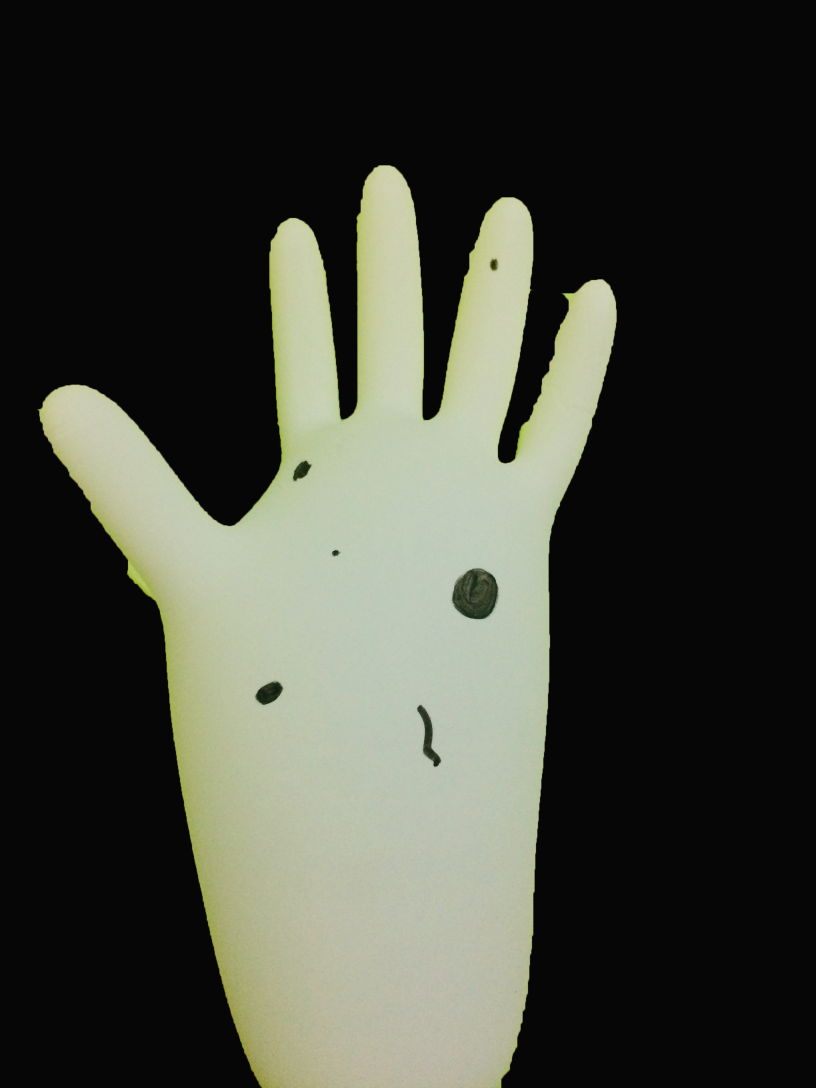
#> input picture images/s1.jpg, 2448 x 3264 px (shown at 1/3 size); its folder holds only this picture in this run
$ python OMR_Main.py
#> lines starting #> are read from the running program, lines starting #| are printed output that depends on the picture; after the words box and inside, x2 and y2 are one past the last pixel; in counts of white or black regions, pixels touching at a corner belong together
import os
import cv2
import numpy as np


class DefectDetection:
    def __init__(self, image_size=(500, 500), threshold_value=130, max_value=255, inv_threshold_value=50,
                 inv_max_value=255,
                 canny_threshold1=100, canny_threshold2=70, con_color=(0, 0, 255), con_thickness=1,
                 font=cv2.FONT_HERSHEY_SIMPLEX, output_folder='Output Images',white=(255, 255, 255),black = (0, 0, 0),green= (0, 255, 0),red= (0, 0, 255),stack_img_size= (200, 200),min_area=100
                 ):
        # Initialize parameters
        self.WHITE=white
        self.BLACK=black
        self.GREEN=green
        self.RED=red
        self.STACK_IMG_SIZE=stack_img_size
        self.IMAGE_SIZE = image_size
        self.THRESHOLD = threshold_value
        self.THRESHOLD_VALUE = threshold_value
        self.MAX_VALUE = max_value
        self.INV_THRESHOLD_VALUE = inv_threshold_value
        self.INV_MAX_VALUE = inv_max_value
        self.THRESHOLD1 = canny_threshold1
        self.THRESHOLD2 = canny_threshold2
        self.CON_COLOR = con_color
        self.CON_THICKNESS = con_thickness
        self.font = font
        self.output_folder = output_folder
        self.MIN_AREA = min_area
    #处理图片并存储
    def process_image(self, file_path):
        # 1:读数据
#> called with file_path = 'images/s1.jpg'
        imageOri = cv2.imread(path)
#> imageOri is the input picture: shape (3264, 2448, 3); mean B, G, R 57.7, 67.3, 65.1
        # 2：灰度图
        image = cv2.cvtColor(imageOri, cv2.COLOR_BGR2GRAY)
        # 3:resize
        imageOri = cv2.resize(imageOri, self.IMAGE_SIZE)
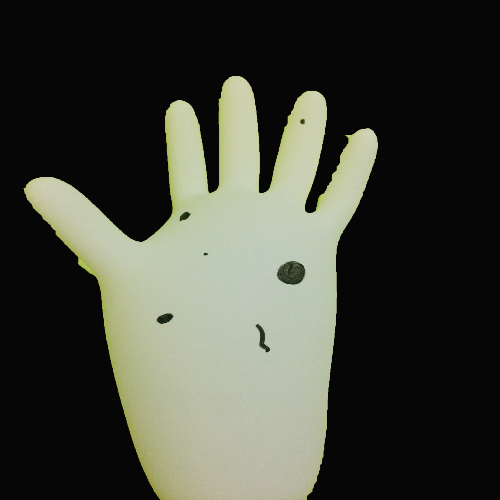
#> imageOri: shape (500, 500, 3); mean B, G, R 57.6, 67.3, 65.1
        image = cv2.resize(image, self.IMAGE_SIZE)
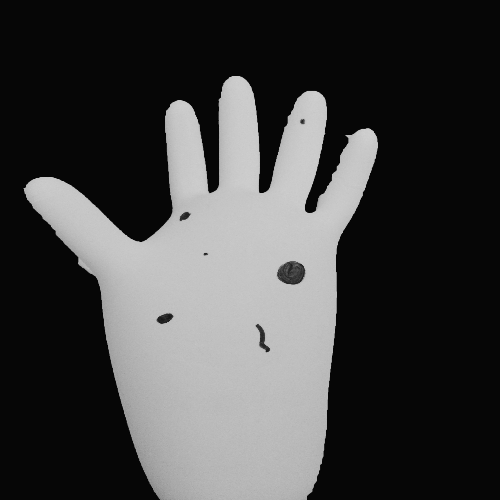
#> image: shape (500, 500); min 5, max 208, mean 65.5
        # 4:THRESHOLD操作
        ret, thresh_basic = cv2.threshold(image, self.THRESHOLD_VALUE, self.MAX_VALUE, cv2.THRESH_BINARY)
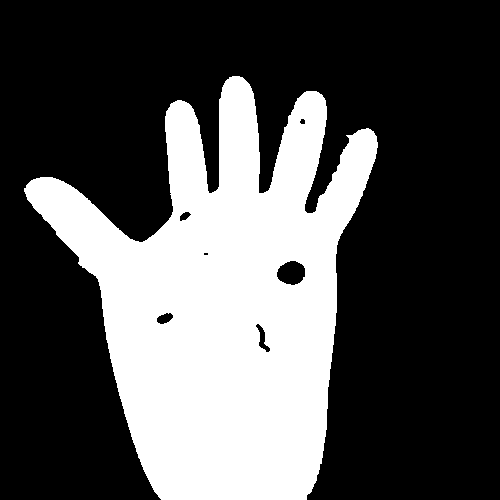
#> thresh_basic: shape (500, 500); 32.2% white; 1 white region, box (x1, y1, x2, y2) and area: (24, 76, 378, 500) 80592
#> ret = 130
        # 5:形态学操作
        kernel = np.ones((3, 3), np.uint8)
        img_erosion = cv2.erode(thresh_basic, kernel, iterations=1)
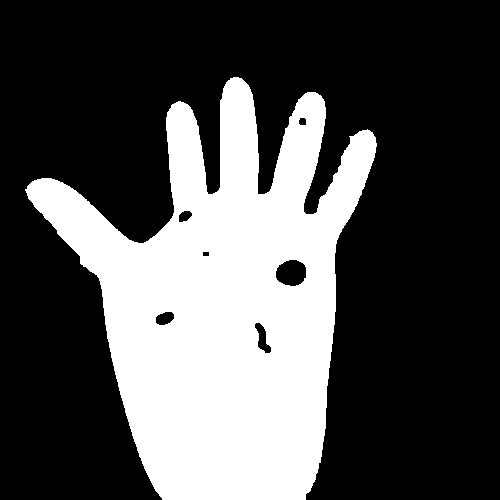
#> img_erosion: shape (500, 500); 31.2% white; 1 white region, box (x1, y1, x2, y2) and area: (25, 77, 377, 500) 78079
        ret, thresh_inv = cv2.threshold(img_erosion, self.INV_THRESHOLD_VALUE, self.INV_MAX_VALUE, cv2.THRESH_BINARY_INV)
#> ret = 50
        # 6:Canny边缘检测
        edged = cv2.Canny(img_erosion, self.THRESHOLD1, self.THRESHOLD2)
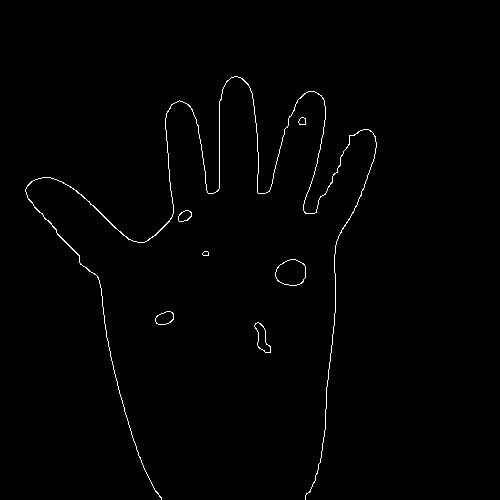
#> edged: shape (500, 500); 0.85% white in thin lines or dots, all inside (x1, y1, x2, y2) = (25, 76, 377, 500)
        # 7:轮廓
        contours, h = cv2.findContours(thresh_inv, cv2.RETR_EXTERNAL, cv2.CHAIN_APPROX_NONE)
#> contours = 7 contours, 1 with area under 20; largest, box (x1, y1, x2, y2) and area: (0, 0, 500, 500) 168950, (276, 260, 306, 286) 580, (255, 323, 271, 353) 201, (156, 312, 174, 325) 156, (179, 211, 192, 222) 88, (299, 118, 306, 125) 34; h = [[1, -1, -1, -1], [2, 0, -1, -1], [3, 1, -1, -1], [4, 2, -1, -1], [5, 3, -1, -1], [6, 4, -1, -1], [-1, 5, -1, -1]]
        # 8: 创建修复掩膜
        mask = np.zeros_like(imageOri)  # 创建一个与原图同样大小的黑色掩膜

        for contour in contours:
            # 计算轮廓的面积
            area = cv2.contourArea(contour)
            if area < self.MIN_AREA:
                # 如果面积小于 MIN_AREA（100像素），则将该区域标记为掩膜
                cv2.drawContours(mask, [contour], -1, self.WHITE, thickness=cv2.FILLED)
            else :
                print(area)
#> this loop made 7 passes
#> area on passes 1, 2, 3, 5, 6, 7: 201, 156.5, 579.5, 88, 33.5, 168950
#| 201.0
#| 156.5
#| 579.5
#| 168950.0
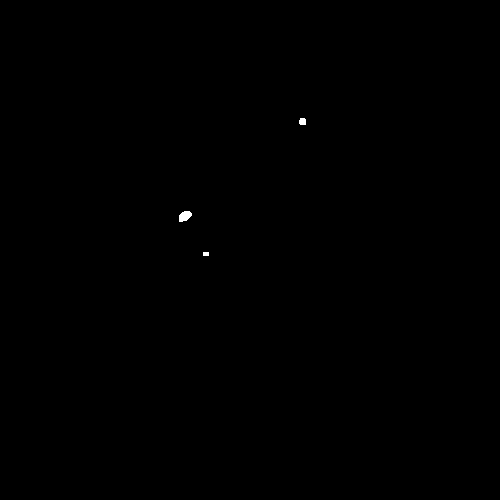
#> mask: shape (500, 500, 3); 0.07% white; 3 white regions, box (x1, y1, x2, y2) and area: (179, 211, 192, 222) 105, (299, 118, 306, 125) 45, (203, 252, 209, 256) 24
        # 9: 修复小缺陷区域
        image_repaired = cv2.inpaint(imageOri, mask[:, :, 0], 3, flags=cv2.INPAINT_TELEA)

        # 10: 获取缺陷数量
        num_of_con = len([contour for contour in contours if cv2.contourArea(contour) >= self.MIN_AREA]) - 1
#> num_of_con = 3

        # 情况一：修复后仍检测出缺陷
        if int(num_of_con) != 0:
            for i in range(int(num_of_con)):
                highlighted_img = cv2.drawContours(image_repaired, contours, i, self.CON_COLOR, self.CON_THICKNESS)

            highlighted_img = cv2.putText(highlighted_img, f'Approximately {num_of_con} defect(s) detected', (5, 15),
                                              self.font, 0.5, self.GREEN, 1, cv2.LINE_AA)
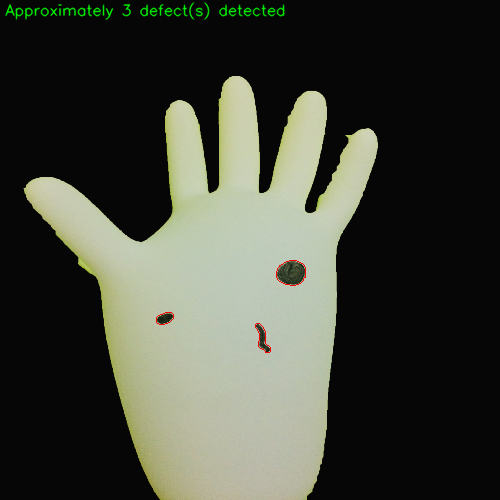
#> highlighted_img: shape (500, 500, 3); mean B, G, R 57.5, 68, 65.2
        # 情况二：无缺陷
        else:
            highlighted_img = cv2.putText(image_repaired, 'Unable to detect defects!', (5, 15), self.font, 0.5, self.RED, 2,
                                              cv2.LINE_AA)
        if file.endswith('.jpg'):
            cv2.imwrite('Output Images/{}_DEFECTS_HIGHLIGHTED.jpg'.format(file.split('.')[0]), highlighted_img)  # 存储为JPG格式的图片
        else:
            cv2.imwrite('Output Images/{}_DEFECTS_HIGHLIGHTED.jpeg'.format(file.split('.')[0]), highlighted_img)  # 存储为JPEG格式的图片

    def display_processed_images(self,para):
        # Display all processed images in the output folder
        image_files = [f for f in os.listdir(self.output_folder) if f.endswith(('.jpg','.jpeg'))]
        for file in image_files:
            image_path = 'Output Images/'+file
            img = cv2.imread(image_path)
            #仅显示jpg格式
            if para==1:
                if file.endswith('.jpg'):
                    cv2.imshow(f'JPG Image: {file}', img)
            #仅显示jpeg格式
            else :
                if file.endswith('.jpeg'):
                    cv2.imshow(f'JPEG Image: {file}', img)
        cv2.waitKey(0)
        cv2.destroyAllWindows()

# Example usage
if __name__ == "__main__":
    detector = DefectDetection()
    '''
    # 检测显示jpeg格式图片
    for i in range(1, 5):
        file = f'x{i}.jpeg'
        path = 'images/' + file
        detector.process_image(path)
    detector.display_processed_images(0)
     '''
    # 检测显示jpg格式图片
    for i in range(1, 11):
        file = f's{i}.jpg'
        path = 'images/' + file
#> (the run stopped early here; a loop or call above may not have finished)
